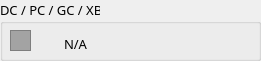
   <widget class="QGroupBox" name="gpBoxC">
    <property name="geometry">
     <rect>
      <x>10</x>
      <y>40</y>
      <width>261</width>
      <height>61</height>
     </rect>
    </property>
    <property name="font">
     <font>
      <family>Aldrich</family>
      <pointsize>10</pointsize>
     </font>
    </property>
    <property name="title">
     <string>DC / PC / GC / XB</string>
    </property>
    <property name="flat">
     <bool>true</bool>
    </property>
    <widget class="QLabel" name="label_0">
     <property name="geometry">
      <rect>
       <x>130</x>
       <y>33</y>
       <width>81</width>
       <height>21</height>
      </rect>
     </property>
     <property name="font">
      <font>
       <family>Aldrich</family>
       <pointsize>10</pointsize>
      </font>
     </property>
     <property name="text">
      <string notr="true"/>
     </property>
     <property name="textFormat">
      <enum>Qt::PlainText</enum>
     </property>
     <property name="scaledContents">
      <bool>false</bool>
     </property>
     <property name="alignment">
      <set>Qt::AlignCenter</set>
     </property>
    </widget>
    <widget class="QLabel" name="img_0">
     <property name="enabled">
      <bool>true</bool>
     </property>
     <property name="geometry">
      <rect>
       <x>220</x>
       <y>30</y>
       <width>25</width>
       <height>25</height>
      </rect>
     </property>
     <property name="text">
      <string/>
     </property>
     <property name="scaledContents">
      <bool>true</bool>
     </property>
    </widget>
    <widget class="QLabel" name="label_classic">
     <property name="geometry">
      <rect>
       <x>40</x>
       <y>33</y>
       <width>71</width>
       <height>21</height>
      </rect>
     </property>
     <property name="font">
      <font>
       <family>Aldrich</family>
       <pointsize>10</pointsize>
      </font>
     </property>
     <property name="text">
      <string notr="true">N/A</string>
     </property>
     <property name="textFormat">
      <enum>Qt::PlainText</enum>
     </property>
     <property name="scaledContents">
      <bool>false</bool>
     </property>
     <property name="alignment">
      <set>Qt::AlignCenter</set>
     </property>
    </widget>
    <widget class="QFrame" name="frame_0">
     <property name="geometry">
      <rect>
       <x>10</x>
       <y>30</y>
       <width>21</width>
       <height>21</height>
      </rect>
     </property>
     <property name="palette">
      <palette>
       <active>
        <colorrole role="WindowText">
         <brush brushstyle="SolidPattern">
          <color alpha="255">
           <red>0</red>
           <green>0</green>
           <blue>0</blue>
          </color>
         </brush>
        </colorrole>
        <colorrole role="Button">
         <brush brushstyle="SolidPattern">
          <color alpha="255">
           <red>163</red>
           <green>163</green>
           <blue>163</blue>
          </color>
         </brush>
        </colorrole>
        <colorrole role="Light">
         <brush brushstyle="SolidPattern">
          <color alpha="255">
           <red>245</red>
           <green>245</green>
           <blue>245</blue>
          </color>
         </brush>
        </colorrole>
        <colorrole role="Midlight">
         <brush brushstyle="SolidPattern">
          <color alpha="255">
           <red>204</red>
           <green>204</green>
           <blue>204</blue>
          </color>
         </brush>
        </colorrole>
        <colorrole role="Dark">
         <brush brushstyle="SolidPattern">
          <color alpha="255">
           <red>81</red>
           <green>81</green>
           <blue>81</blue>
          </color>
         </brush>
        </colorrole>
        <colorrole role="Mid">
         <brush brushstyle="SolidPattern">
          <color alpha="255">
           <red>109</red>
           <green>109</green>
           <blue>109</blue>
          </color>
         </brush>
        </colorrole>
        <colorrole role="Text">
         <brush brushstyle="SolidPattern">
          <color alpha="255">
           <red>0</red>
           <green>0</green>
           <blue>0</blue>
          </color>
         </brush>
        </colorrole>
        <colorrole role="BrightText">
         <brush brushstyle="SolidPattern">
          <color alpha="255">
           <red>255</red>
           <green>255</green>
           <blue>255</blue>
          </color>
         </brush>
        </colorrole>
        <colorrole role="ButtonText">
         <brush brushstyle="SolidPattern">
          <color alpha="255">
           <red>0</red>
           <green>0</green>
           <blue>0</blue>
          </color>
         </brush>
        </colorrole>
        <colorrole role="Base">
         <brush brushstyle="SolidPattern">
          <color alpha="255">
           <red>255</red>
           <green>255</green>
           <blue>255</blue>
          </color>
         </brush>
        </colorrole>
        <colorrole role="Window">
         <brush brushstyle="SolidPattern">
          <color alpha="255">
           <red>163</red>
           <green>163</green>
           <blue>163</blue>
          </color>
         </brush>
        </colorrole>
        <colorrole role="Shadow">
         <brush brushstyle="SolidPattern">
          <color alpha="255">
           <red>0</red>
           <green>0</green>
           <blue>0</blue>
          </color>
         </brush>
        </colorrole>
        <colorrole role="AlternateBase">
         <brush brushstyle="SolidPattern">
          <color alpha="255">
           <red>209</red>
           <green>209</green>
           <blue>209</blue>
          </color>
         </brush>
        </colorrole>
        <colorrole role="ToolTipBase">
         <brush brushstyle="SolidPattern">
          <color alpha="255">
           <red>255</red>
           <green>255</green>
           <blue>220</blue>
          </color>
         </brush>
        </colorrole>
        <colorrole role="ToolTipText">
         <brush brushstyle="SolidPattern">
          <color alpha="255">
           <red>0</red>
           <green>0</green>
           <blue>0</blue>
          </color>
         </brush>
        </colorrole>
       </active>
       <inactive>
        <colorrole role="WindowText">
         <brush brushstyle="SolidPattern">
          <color alpha="255">
           <red>0</red>
           <green>0</green>
           <blue>0</blue>
          </color>
         </brush>
        </colorrole>
        <colorrole role="Button">
         <brush brushstyle="SolidPattern">
          <color alpha="255">
           <red>163</red>
           <green>163</green>
           <blue>163</blue>
          </color>
         </brush>
        </colorrole>
        <colorrole role="Light">
         <brush brushstyle="SolidPattern">
          <color alpha="255">
           <red>245</red>
           <green>245</green>
           <blue>245</blue>
          </color>
         </brush>
        </colorrole>
        <colorrole role="Midlight">
         <brush brushstyle="SolidPattern">
          <color alpha="255">
           <red>204</red>
           <green>204</green>
           <blue>204</blue>
          </color>
         </brush>
        </colorrole>
        <colorrole role="Dark">
         <brush brushstyle="SolidPattern">
          <color alpha="255">
           <red>81</red>
           <green>81</green>
           <blue>81</blue>
          </color>
         </brush>
        </colorrole>
        <colorrole role="Mid">
         <brush brushstyle="SolidPattern">
          <color alpha="255">
           <red>109</red>
           <green>109</green>
           <blue>109</blue>
          </color>
         </brush>
        </colorrole>
        <colorrole role="Text">
         <brush brushstyle="SolidPattern">
          <color alpha="255">
           <red>0</red>
           <green>0</green>
           <blue>0</blue>
          </color>
         </brush>
        </colorrole>
        <colorrole role="BrightText">
         <brush brushstyle="SolidPattern">
          <color alpha="255">
           <red>255</red>
           <green>255</green>
           <blue>255</blue>
          </color>
         </brush>
        </colorrole>
        <colorrole role="ButtonText">
         <brush brushstyle="SolidPattern">
          <color alpha="255">
           <red>0</red>
           <green>0</green>
           <blue>0</blue>
          </color>
         </brush>
        </colorrole>
        <colorrole role="Base">
         <brush brushstyle="SolidPattern">
          <color alpha="255">
           <red>255</red>
           <green>255</green>
           <blue>255</blue>
          </color>
         </brush>
        </colorrole>
        <colorrole role="Window">
         <brush brushstyle="SolidPattern">
          <color alpha="255">
           <red>163</red>
           <green>163</green>
           <blue>163</blue>
          </color>
         </brush>
        </colorrole>
        <colorrole role="Shadow">
         <brush brushstyle="SolidPattern">
          <color alpha="255">
           <red>0</red>
           <green>0</green>
           <blue>0</blue>
          </color>
         </brush>
        </colorrole>
        <colorrole role="AlternateBase">
         <brush brushstyle="SolidPattern">
          <color alpha="255">
           <red>209</red>
           <green>209</green>
           <blue>209</blue>
          </color>
         </brush>
        </colorrole>
        <colorrole role="ToolTipBase">
         <brush brushstyle="SolidPattern">
          <color alpha="255">
           <red>255</red>
           <green>255</green>
           <blue>220</blue>
          </color>
         </brush>
        </colorrole>
        <colorrole role="ToolTipText">
         <brush brushstyle="SolidPattern">
          <color alpha="255">
           <red>0</red>
           <green>0</green>
           <blue>0</blue>
          </color>
         </brush>
        </colorrole>
       </inactive>
       <disabled>
        <colorrole role="WindowText">
         <brush brushstyle="SolidPattern">
          <color alpha="255">
           <red>81</red>
           <green>81</green>
           <blue>81</blue>
          </color>
         </brush>
        </colorrole>
        <colorrole role="Button">
         <brush brushstyle="SolidPattern">
          <color alpha="255">
           <red>163</red>
           <green>163</green>
           <blue>163</blue>
          </color>
         </brush>
        </colorrole>
        <colorrole role="Light">
         <brush brushstyle="SolidPattern">
          <color alpha="255">
           <red>245</red>
           <green>245</green>
           <blue>245</blue>
          </color>
         </brush>
        </colorrole>
        <colorrole role="Midlight">
         <brush brushstyle="SolidPattern">
          <color alpha="255">
           <red>204</red>
           <green>204</green>
           <blue>204</blue>
          </color>
         </brush>
        </colorrole>
        <colorrole role="Dark">
         <brush brushstyle="SolidPattern">
          <color alpha="255">
           <red>81</red>
           <green>81</green>
           <blue>81</blue>
          </color>
         </brush>
        </colorrole>
        <colorrole role="Mid">
         <brush brushstyle="SolidPattern">
          <color alpha="255">
           <red>109</red>
           <green>109</green>
           <blue>109</blue>
          </color>
         </brush>
        </colorrole>
        <colorrole role="Text">
         <brush brushstyle="SolidPattern">
          <color alpha="255">
           <red>81</red>
           <green>81</green>
           <blue>81</blue>
          </color>
         </brush>
        </colorrole>
        <colorrole role="BrightText">
         <brush brushstyle="SolidPattern">
          <color alpha="255">
           <red>255</red>
           <green>255</green>
           <blue>255</blue>
          </color>
         </brush>
        </colorrole>
        <colorrole role="ButtonText">
         <brush brushstyle="SolidPattern">
          <color alpha="255">
           <red>81</red>
           <green>81</green>
           <blue>81</blue>
          </color>
         </brush>
        </colorrole>
        <colorrole role="Base">
         <brush brushstyle="SolidPattern">
          <color alpha="255">
           <red>163</red>
           <green>163</green>
           <blue>163</blue>
          </color>
         </brush>
        </colorrole>
        <colorrole role="Window">
         <brush brushstyle="SolidPattern">
          <color alpha="255">
           <red>163</red>
           <green>163</green>
           <blue>163</blue>
          </color>
         </brush>
        </colorrole>
        <colorrole role="Shadow">
         <brush brushstyle="SolidPattern">
          <color alpha="255">
           <red>0</red>
           <green>0</green>
           <blue>0</blue>
          </color>
         </brush>
        </colorrole>
        <colorrole role="AlternateBase">
         <brush brushstyle="SolidPattern">
          <color alpha="255">
           <red>163</red>
           <green>163</green>
           <blue>163</blue>
          </color>
         </brush>
        </colorrole>
        <colorrole role="ToolTipBase">
         <brush brushstyle="SolidPattern">
          <color alpha="255">
           <red>255</red>
           <green>255</green>
           <blue>220</blue>
          </color>
         </brush>
        </colorrole>
        <colorrole role="ToolTipText">
         <brush brushstyle="SolidPattern">
          <color alpha="255">
           <red>0</red>
           <green>0</green>
           <blue>0</blue>
          </color>
         </brush>
        </colorrole>
       </disabled>
      </palette>
     </property>
     <property name="autoFillBackground">
      <bool>true</bool>
     </property>
     <property name="frameShape">
      <enum>QFrame::StyledPanel</enum>
     </property>
     <property name="frameShadow">
      <enum>QFrame::Raised</enum>
     </property>
    </widget>
   </widget>
